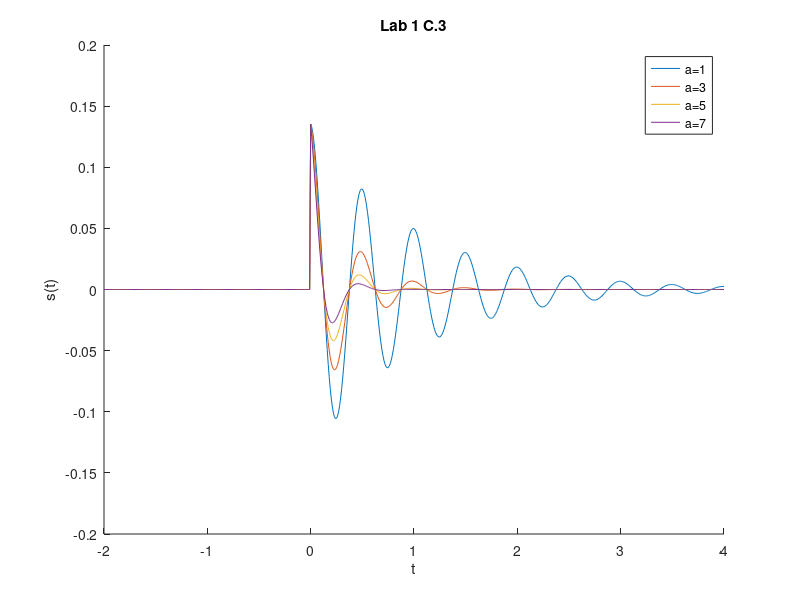
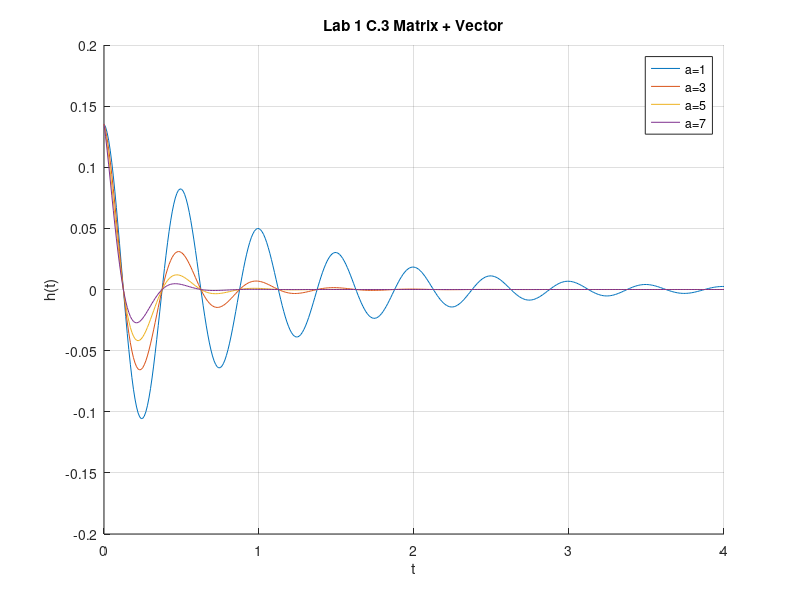

MATLAB code to generate these figures, in order:
clf;
clc;
clear;

t = [-2:0.01:4];
u = @(t) 1.0.*(t>=0);
figure(1);
hold on

for a = 1:2:8 
s = @(t) exp(-2).*exp(-a.*t).*cos(4.*pi.*t).*u(t);
plot(t,s(t)); 
title('Lab 1 C.3')
xlabel('t');
ylabel('s(t)');
grid;
end

legend('a=1', 'a=3', 'a=5', 'a=7')

hold off

alpha = 1:2:8;
t = (0:0.01:4)';
T = t.*ones(1,4);

figure(2);

H = exp(-2).*exp(-T*diag(alpha)).*cos(4.*pi.*T).*u(T);

hold on;

plot(t,H); 
title('Lab 1 C.3 Matrix + Vector'); 
xlabel('t'); 
ylabel('h(t)'); 
grid;
legend('a=1', 'a=3', 'a=5', 'a=7'); 

hold off; 
